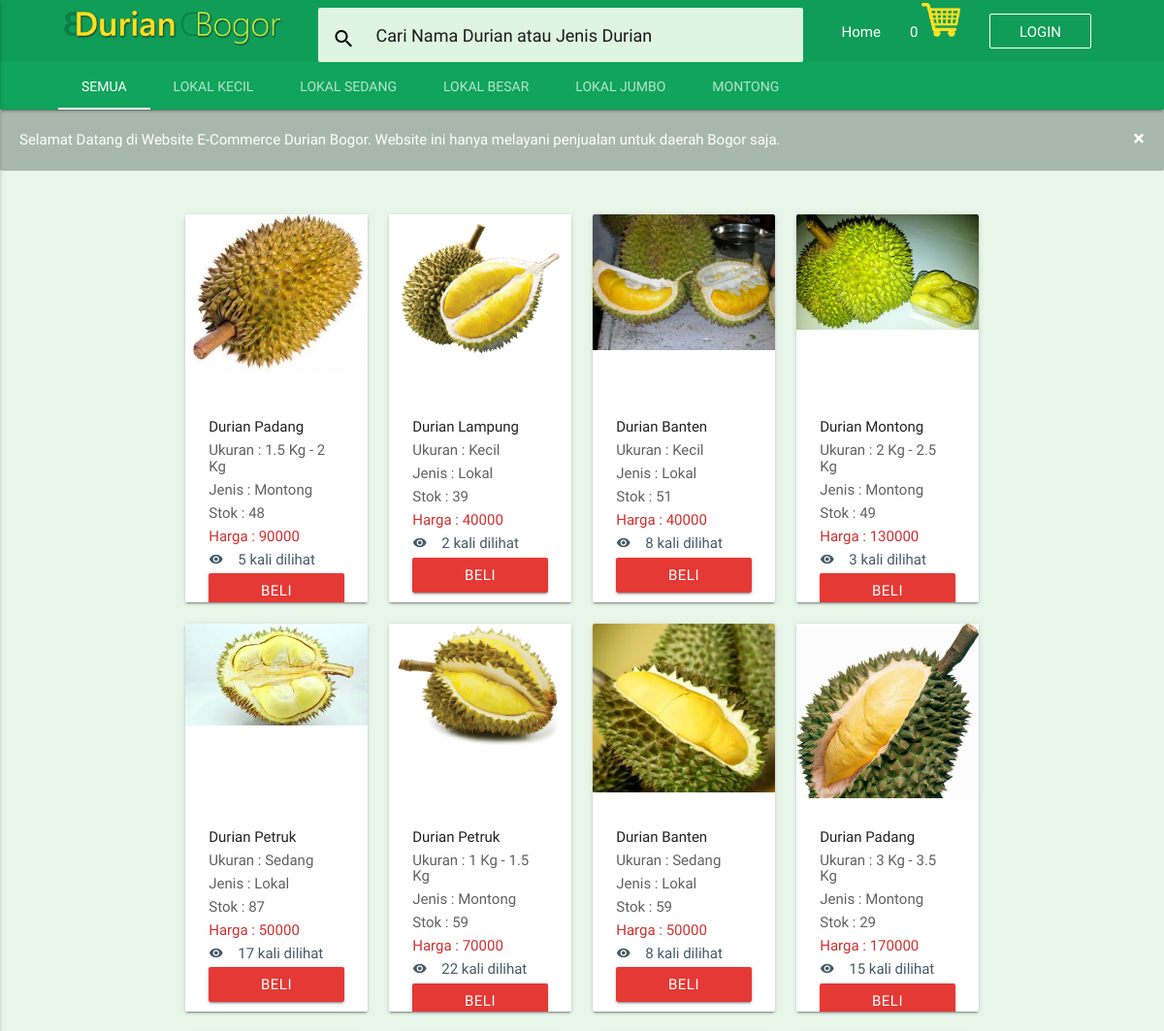
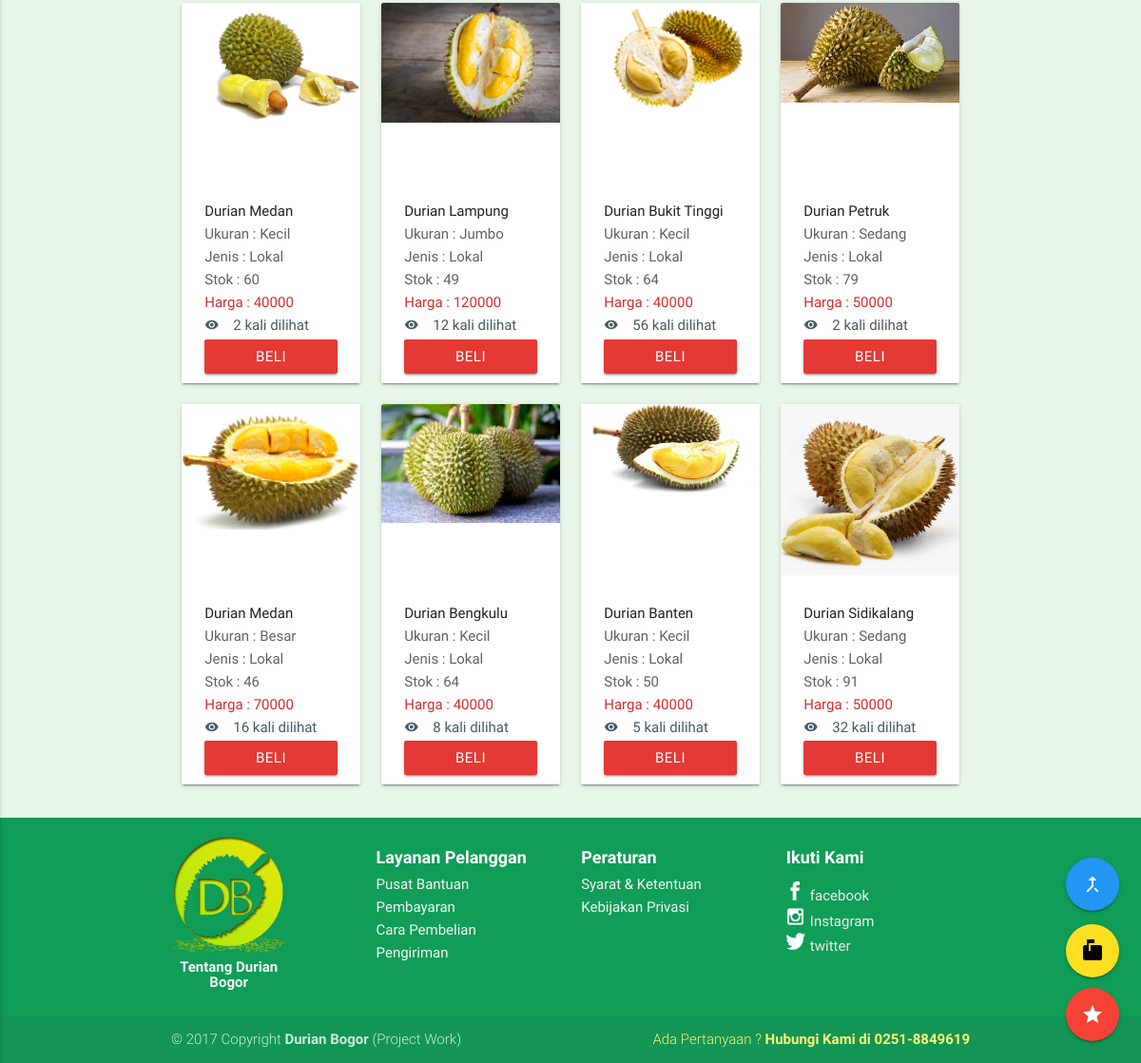
The page / on the database its author committed (2 pictures, top to bottom).
### tables this page shows
CREATE TABLE `tb_produk` (
  `id_produk` int(8) NOT NULL,
  `produk` varchar(50) NOT NULL,
  `jenis` varchar(40) NOT NULL,
  `ukuran` varchar(20) NOT NULL,
  `harga` varchar(20) NOT NULL,
  `foto` varchar(100) NOT NULL,
  `stok` int(8) NOT NULL,
  `asal` varchar(20) NOT NULL,
  `tanggal_post` varchar(40) NOT NULL,
  `deskripsi` varchar(100) NOT NULL,
  `terjual` int(8) NOT NULL,
  `view` int(10) NOT NULL
);

### config/base_url.php (called while the page is built, shortened)
<?php
	$base_url="http://localhost/e-commerce_durianbogor/";
 ?>

### index.php (the view, shortened to what this page needs)
<?php include'include/header_home.php' ?>
<?php include'include/nav_home.php' ?>
<?php include'include/icon_intro.php' ?>
 <br>
 <div id="semua" class="col s12" style="min-height:350px;">
	<div id="sementara-hilang">
    <div class="row">
      <div class="container">
        <?php
            $query="SELECT * FROM tb_produk ORDER BY RAND()";
            $data=mysqli_query($con,$query);
            while($hasil = mysqli_fetch_assoc($data)){
          ?>
        <div class="col s12 m4 l3">
          <div class="card medium hoverable">
            <div class="card-image">
				<?php if ($hasil['foto']==null) { ?>
					<img class="responsive-img" src="<?php echo $base_url ?>assets/images/not_found/no_image.png">
				<?php }else{ ?>
              <img class="responsive-img" src="<?php echo $base_url ?>assets/images/produk/<?php echo $hasil['foto'];?>">
				<?php } ?>
			</div>
            <div class="card-content">
              <h6><?php echo $hasil['produk']; ?></h6>
              <h6><span class="grey-text text-darken-2 name">Ukuran : <?php echo $hasil['ukuran'];?></span></h6>
              <h6><span class="grey-text text-darken-2 name">Jenis : <?php echo $hasil['jenis'];?></span></h6>
              <h6><span class="grey-text text-darken-2 name">Stok : <?php echo $hasil['stok'];?></span></h6>
              <h6><span class="red-text text-darken-2 name">Harga : <?php echo $hasil['harga'];?></span></h6>
					<h6><span class="blue-grey-text text-darken-2 name"><i class="material-icons left tiny">visibility</i><?php echo$hasil['view']; ?> kali dilihat</span></h6>
              <a href="<?php echo $base_url ?>show/rincian_produk?id_produk=<?php echo $hasil['id_produk'];?>" class="btn fullbtn waves-effect waves-light red darken-1 ">Beli</a>
            </div>
          </div>
        </div>
        <?php } ?>
      </div>
    </div>
</div>
 </div>
<?php include'include/footer.php'; ?>

### include/header_home.php (shortened to what this page needs)
<?php
	include 'config/base_url.php';
	include 'config/base_url.php';
?>
<!DOCTYPE php>
<html lang="en">
<head>
  <link rel="stylesheet" type="text/css" href="<?php echo $base_url ?>assets/css/materialize.min.css">
  <link rel="stylesheet" type="text/css" href="<?php echo $base_url ?>assets/css/style_frontend.css">
	<link rel="stylesheet" type="text/css" href="<?php echo $base_url ?>assets/css/sweetalert.css">
	<link rel="stylesheet" type="text/css" href="<?php echo $base_url ?>assets/css/google.css">
</head>
<body>

### include/nav_home.php (shortened to what this page needs)
<nav class="nav-extended">
  <div class="nav-wrapper">
    <div class="conta">
      <a href="index.php" class="brand-logo"><img class="responsive-img" src="<?php echo $base_url ?>assets/images/logo/logo.png"></a>
      <ul id="nav-mobile" class="right hide-on-med-and-down navright">
        <li>
          <div class="search" style="background-color: #dff5e1 !important;">
            <div class="input-field" id="search">
              <input id="cariproduk" type="search" name="search" rows="1" required placeholder="Cari Nama Durian atau Jenis Durian">
              <label class="label-icon" for="search"><i class="material-icons black-text">search</i></label>
            </div>
          </div>
        </li>
        <li><a class="waves-effect waves-light" href="<?php echo $base_url ?>index">Home</a></li>
        <li><a class="waves-effect waves-light" href="<?php echo $base_url ?>show/troli">
          <?php if (empty($_SESSION['user'])) {
            echo "0";}else{
            echo $row[0];}?>
          <img class="iconmenu" src="<?php echo $base_url ?>assets/images/icon/troli_icon.png"></a>
        </li>
        <?php
        if (empty($_SESSION['user'])) {
        ?>
        <li><a href="<?php echo $base_url ?>login_register/login" class="waves-effect waves-light btn-flat">Login</a></li>
        <?php } ?>
      </ul>
    </div>
  </div>
  <div class="nav-bottom">
    <div class="conta">
      <div class="nav-content">
        <ul class="tabs tabs-transparent">
          <li class="tab"><a class="waves-effect waves-light" href="#semua">Semua</a></li>
          <li class="tab"><a class="waves-effect waves-light" href="#kecil">Lokal Kecil</a></li>
          <li class="tab"><a class="waves-effect waves-light" href="#sedang">Lokal Sedang</a></li>
          <li class="tab"><a class="waves-effect waves-light" href="#besar">Lokal Besar</a></li>
          <li class="tab"><a class="waves-effect waves-light" href="#jumbo">Lokal Jumbo</a></li>
          <li class="tab"><a class="waves-effect waves-light" href="#montong">Montong</a></li>
        </ul>
      </div>
    </div>
  </div>
</nav>
<div class="alert">
  <span class="closebtn" onclick="this.parentElement.style.display='none';">&times;</span>
  Selamat Datang di Website E-Commerce Durian Bogor. Website ini hanya melayani penjualan untuk daerah Bogor saja.
</div>

### include/icon_intro.php (shortened to what this page needs)
<div class="fixed-action-btn horizontal">
  <a class="btn-floating btn-large red waves-effect waves-light">
    <i class="large material-icons">grade</i>
  </a>
</div>
<div class="fixed-action-btn click-to-toggle horizontal" style="bottom:90px;">
  <a href = "<?php echo $base_url ?>post/keluhan" class="btn-floating btn-large waves-effect waves-light yes-yellow tooltipped" data-position="top" data-delay="50" data-tooltip="Keluhan"><i class="material-icons black-text">markunread_mailbox</i></a>
</div>
<div class="fixed-action-btn click-to-toggle horizontal" style="bottom:160px;">
  <a href = "" class="go-top btn-floating btn-large waves-effect waves-light blue tooltipped" data-position="top" data-delay="50" data-tooltip="Kembali ke atas"><i class="material-icons white-text">call_merge</i></a>
</div>

### include/footer.php (shortened to what this page needs)
<footer class="page-footer">
  <div class="container">
    <div class="row">
      <div class="col l2 m2 s2">
        <a href="<?php echo $base_url ?>show/tentang.php"><img src="<?php echo $base_url ?>assets/images/logo/logo2.png" class="responsive-img"></a>
        <center><a href="<?php echo $base_url ?>show/tentang.php"><h6 class="grey-text text-lighten-4"><b>Tentang Durian Bogor</b></h6></a></center>
      </div>
      <div class="col l1">
      </div>
      <div class="col l3 m3 s3">
        <h5 class="white-text"><b>Layanan Pelanggan</b></h5>
        <a href="<?php echo $base_url ?>show/pusat_bantuan.php"><h6 class="grey-text text-lighten-4">Pusat Bantuan</h6></a>
        <a href="<?php echo $base_url ?>show/pusat_bantuan.php"><h6 class="grey-text text-lighten-4">Pembayaran</h6></a>
        <a href="<?php echo $base_url ?>show/pusat_bantuan.php"><h6 class="grey-text text-lighten-4">Cara Pembelian</h6></a>
        <a href="<?php echo $base_url ?>show/pusat_bantuan.php"><h6 class="grey-text text-lighten-4">Pengiriman</h6></a>
      </div>
      <div class="col l3 m3 s3">
        <h5 class="white-text"><b>Peraturan</b></h5>
        <a href="<?php echo $base_url ?>show/peraturan.php"><h6 class="grey-text text-lighten-4">Syarat & Ketentuan</h6></a>
        <a href="<?php echo $base_url ?>show/peraturan.php"><h6 class="grey-text text-lighten-4">Kebijakan Privasi</h6></a>
      </div>
      <div class="col l3 m3 s3">
        <h5 class="white-text"><b>Ikuti Kami</b></h5>
        <ul>
          <li><a class="grey-text text-lighten-3" href="https://web.facebook.com/IdinzMacbeth"><img class="socmed" src="<?php echo $base_url ?>assets/images/icon/facebook.png">facebook</a></li>
          <li><a class="grey-text text-lighten-3" href="https://instagram.com/Ahmad19Muhyidin"><img class="socmed" src="<?php echo $base_url ?>assets/images/icon/instagram.png">Instagram</a></li>
          <li><a class="grey-text text-lighten-3" href="https://twitter.com/Ahmad19Muhyidin"><img class="socmed" src="<?php echo $base_url ?>assets/images/icon/twitter.png">twitter</a></li>
        </ul>
      </div>
    </div>
  </div>
  <div class="footer-copyright">
    <div class="container">
      © 2017 Copyright <b>Durian Bogor</b>  (Project Work)
      <span class="yellow-text text-lighten-2 right">Ada Pertanyaan ? <b>Hubungi Kami di 0251-8849619</b></span>
    </div>
  </div>
</footer>
</body>
</html>

### assets/css/style_frontend.css (style rules this page uses)
.material-icons { font-family: 'Material Icons'; font-weight: normal; font-style: normal; font-size: 24px; line-height: 1; letter-spacing: normal; text-transform: none; display: inline-block; white-space: nowrap; word-wrap: normal; direction: ltr; -webkit-font-feature-settings: 'liga'; -webkit-font-smoothing: antialiased; }
body { background-color: #e8f5e9 !important; }
.conta { margin: 0 auto; padding-left: 5%; padding-right: 5%; max-width: 1280px; width: 100%; }
nav { background-color: #0f9d58 !important; }
.nav-wrapper { color: #fff !important; background-color: #0f9d58 !important; }
.nav-bottom { background-color: #10a45c !important; }
.navright { margin-right: 60px !important; }
footer { background-color: #0f9d58 !important; }
.btn-flat { color: #fff !important; background-color: #0f9d58 !important; border: 1px solid #fff !important; }
.btn { color: #fff !important; background-color: #db4437 !important; }
.fullbtn { min-width: 100%; }
.alert { padding: 20px; background-color: rgba(24, 44, 32, 0.3); color: white; margin-bottom: 15px; border-radius: 2px; }
.closebtn { margin-left: 15px; color: white; font-weight: bold; float: right; font-size: 22px; line-height: 20px; cursor: pointer; transition: 0.3s; }
.search { margin-top:8px; border-radius:2px; height:7% !important; width:500px !important; margin-right:25px; }
.right { margin-right: 0px !important; }
h5 { color: #db4437 !important; font-size: 1.20rem; }
.yes-yellow { color:#000 !important; background-color: #fedf22 !important; }
.card { background-color: #fff !important; }
.card-image { background-color:#fff !important; min-height:45% !important; max-height:45% !important; }
.card-content { min-height:55% !important; max-height:55% !important; }
.responsive-img { width: 250px; }
.iconmenu { margin-top: 0px; height: 36px; width: 40px; }
.socmed { margin-right: 5px; }

### rows shown on the page
tb_produk: foto (picture), produk "Durian Padang", ukuran "1.5 Kg - 2 Kg", jenis "Montong", stok "48", harga "90000", view "5"
tb_produk: foto (picture), produk "Durian Lampung", ukuran "Kecil", jenis "Lokal", stok "39", harga "40000", view "2"
tb_produk: foto (picture), produk "Durian Banten", ukuran "Kecil", jenis "Lokal", stok "51", harga "40000", view "8"
tb_produk: foto (picture), produk "Durian Montong", ukuran "2 Kg - 2.5 Kg", jenis "Montong", stok "49", harga "130000", view "3"
tb_produk: foto (picture), produk "Durian Petruk", ukuran "Sedang", jenis "Lokal", stok "87", harga "50000", view "17"
tb_produk: foto (picture), produk "Durian Petruk", ukuran "1 Kg - 1.5 Kg", jenis "Montong", stok "59", harga "70000", view "22"
tb_produk: foto (picture), produk "Durian Banten", ukuran "Sedang", jenis "Lokal", stok "59", harga "50000", view "8"
tb_produk: foto (picture), produk "Durian Padang", ukuran "3 Kg - 3.5 Kg", jenis "Montong", stok "29", harga "170000", view "15"
tb_produk: foto (picture), produk "Durian Medan", ukuran "Kecil", jenis "Lokal", stok "60", harga "40000", view "2"
tb_produk: foto (picture), produk "Durian Lampung", ukuran "Jumbo", jenis "Lokal", stok "49", harga "120000", view "12"
tb_produk: foto (picture), produk "Durian Bukit Tinggi", ukuran "Kecil", jenis "Lokal", stok "64", harga "40000", view "56"
tb_produk: foto (picture), produk "Durian Petruk", ukuran "Sedang", jenis "Lokal", stok "79", harga "50000", view "2"
tb_produk: foto (picture), produk "Durian Medan", ukuran "Besar", jenis "Lokal", stok "46", harga "70000", view "16"
tb_produk: foto (picture), produk "Durian Bengkulu", ukuran "Kecil", jenis "Lokal", stok "64", harga "40000", view "8"
tb_produk: foto (picture), produk "Durian Banten", ukuran "Kecil", jenis "Lokal", stok "50", harga "40000", view "5"
tb_produk: foto (picture), produk "Durian Sidikalang", ukuran "Sedang", jenis "Lokal", stok "91", harga "50000", view "32"
